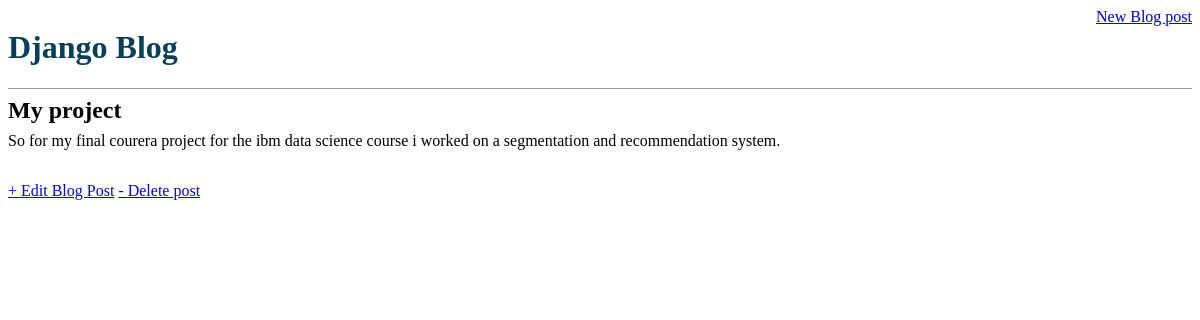
Screenshot of /post/3/ with the database file from the repository.
### blog/models.py (models this page shows, shortened)
class Post(models.Model):
    title = models.CharField(max_length=200)
    author = models.ForeignKey(
        'auth.User',
        on_delete=models.CASCADE,
    )
    body = models.TextField()

### blog/views.py (the view)
# urls.py: path('post/<int:pk>/', BlogDetailView.as_view(), name='post_detail'),
class BlogDetailView(DetailView):
    model = Post
    template_name = 'post_detail.html'

### blog/templates/post_detail.html (shortened to what this page needs)
{% extends 'base.html' %}
        {% block content %}
        <div class="post-entry">
            <h2> {{ post.title}} </h2>
            <p> {{ post.body }}</p>
        </div>
        <a href="{% url 'post_edit' post.pk%}">+ Edit Blog Post</a>
        <a href="{% url 'post_delete' post.pk %}">- Delete post</a>
        {% endblock content %}

### blog/static/css/base.css (style rules this page uses)
body { font-family: 'CMUSerifRoman'; font-weight: normal; font-style: normal; }
.post-entry { margin-bottom: 2rem; }
.post-entry h2 { margin:0.5rem 0; }
.post-entry p { margin: 0; font-weight: 400; }

### rows the page displays
Post: title "My project", body "So for my final courera project for the ibm data science course i worked on a segmentation and recommendation system."
